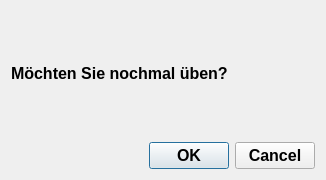
<?xml version="1.0" encoding="UTF-8"?>
<ui version="4.0">
 <class>ExcerciseDialog</class>
 <widget class="QDialog" name="ExcerciseDialog">
  <property name="geometry">
   <rect>
    <x>0</x>
    <y>0</y>
    <width>326</width>
    <height>180</height>
   </rect>
  </property>
  <property name="font">
   <font>
    <pointsize>12</pointsize>
    <weight>75</weight>
    <bold>true</bold>
   </font>
  </property>
  <property name="windowTitle">
   <string>Weiter üben?</string>
  </property>
  <layout class="QVBoxLayout" name="verticalLayout">
   <item>
    <spacer name="verticalSpacer">
     <property name="orientation">
      <enum>Qt::Vertical</enum>
     </property>
     <property name="sizeType">
      <enum>QSizePolicy::MinimumExpanding</enum>
     </property>
     <property name="sizeHint" stdset="0">
      <size>
       <width>20</width>
       <height>40</height>
      </size>
     </property>
    </spacer>
   </item>
   <item>
    <widget class="QLabel" name="label">
     <property name="font">
      <font>
       <family>MS Shell Dlg 2</family>
       <pointsize>12</pointsize>
       <weight>75</weight>
       <bold>true</bold>
      </font>
     </property>
     <property name="text">
      <string>Möchten Sie nochmal üben?</string>
     </property>
     <property name="scaledContents">
      <bool>false</bool>
     </property>
    </widget>
   </item>
   <item>
    <spacer name="betweenLabelButtonBoxVerticalSpacer">
     <property name="orientation">
      <enum>Qt::Vertical</enum>
     </property>
     <property name="sizeType">
      <enum>QSizePolicy::MinimumExpanding</enum>
     </property>
     <property name="sizeHint" stdset="0">
      <size>
       <width>20</width>
       <height>40</height>
      </size>
     </property>
    </spacer>
   </item>
   <item>
    <widget class="QDialogButtonBox" name="buttonBox">
     <property name="font">
      <font>
       <pointsize>12</pointsize>
       <weight>75</weight>
       <bold>true</bold>
      </font>
     </property>
     <property name="orientation">
      <enum>Qt::Horizontal</enum>
     </property>
     <property name="standardButtons">
      <set>QDialogButtonBox::Cancel|QDialogButtonBox::Ok</set>
     </property>
    </widget>
   </item>
  </layout>
 </widget>
 <resources/>
 <connections/>
</ui>
